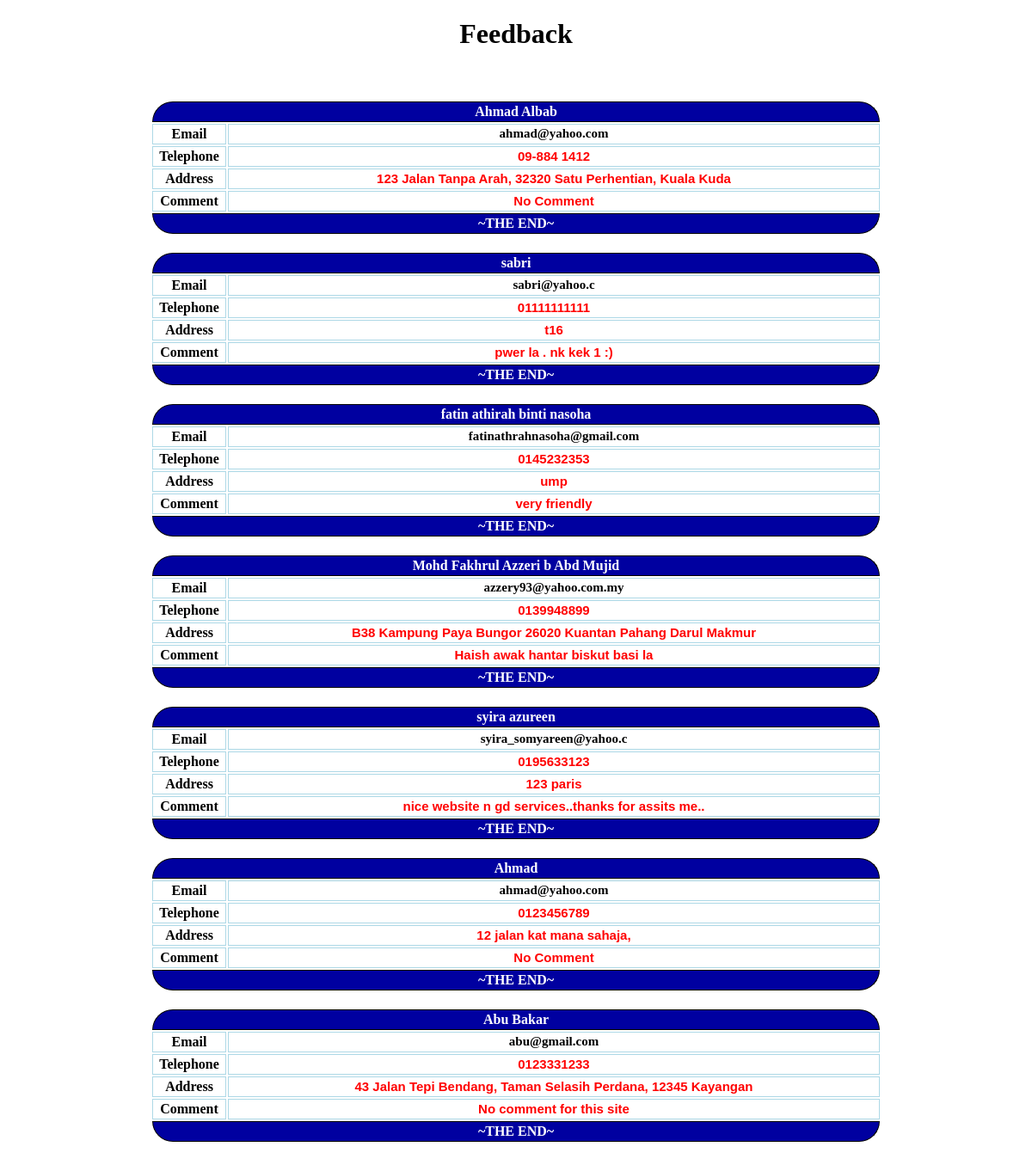
Screenshot of /custspace/user/feedback-view.php with the database file from the repository.
### tables this page shows
CREATE TABLE IF NOT EXISTS `feedback` (
  `feed_id` int(11) NOT NULL AUTO_INCREMENT,
  `feed_fullname` varchar(50) NOT NULL,
  `feed_email` varchar(30) NOT NULL,
  `feed_telephone` varchar(15) NOT NULL,
  `feed_address` text NOT NULL,
  `feed_comment` text NOT NULL,
  PRIMARY KEY (`feed_id`)
);

### custspace/user/feedback-view.php (the view, shortened to what this page needs)
<!DOCTYPE html PUBLIC "-//W3C//DTD XHTML 1.0 Transitional//EN" "http://www.w3.org/TR/xhtml1/DTD/xhtml1-transitional.dtd">
<html xmlns="http://www.w3.org/1999/xhtml">
<head>
</head>
<body>
<div align="center">
	<h1 align="center">Feedback</h1>
<br />
<br />
		<?php
			$result=mysql_query("SELECT * FROM feedback") or die("SELECT * FROM feedback"."<br/><br/>".mysql_error());
			while($row=mysql_fetch_array($result)){
		?>
	<table border="0" cellpadding="2px" id="menu-form">
		<tr>
			<td colspan="2"  id="title">
				<?php echo $row['feed_fullname']; ?>
			</td>
		</tr>
		<tr>
			<td class="label">
				Email
			</td>
			<td class="input-section">
				<span id="list_name"><?php echo $row['feed_email']?></span>
			</td>
		</tr>
		<tr>
			<td class="label">
				Telephone
			</td>
			<td class="input-section">
				<span id="list_price"><?php echo $row['feed_telephone']?></span>
			</td>
		</tr>
		<tr>
			<td class="label">
				Address
			</td>
			<td class="input-section">
				<span id="list_price"><?php echo $row['feed_address']?></span>
			</td>
		</tr>
		<tr>
			<td class="label">
				Comment
			</td>
			<td class="input-section">
				<span id="list_price"><?php echo $row['feed_comment']?></span>
			</td>
		</tr>
		<tr>
			<td colspan="3" id="footer">
				~THE END~
			</td>
		</tr>
    </table>
	<br />
	       <?php } ?>
	</div>
</body>
</html>

### custspace/user/feedback-view.php (style rules this page uses)
#menu-form { text-align: center; width: 850px; }
#list_name { font-family: Verdana; font-size: 15px; }
#list_price { font-family: Arial; font-size: 15px; color: red; }
#title { color: #FFFFFF; font-family: Arial Black; font-weight: bold; background-color: #0000A0; border: 1px solid #000000; border-top-right-radius: 35px; border-top-left-radius: 35px; }
.input-section, .label { background-color: #FFFFFF; font-weight: bold; }
.label { font-weight: bold; width: 80px; }
#footer { color: #FFFFFF; font-family: Arial Black; font-weight: bold; background-color: #0000A0; border: 1px solid #000000; border-bottom-right-radius: 35px; border-bottom-left-radius: 35px; }
td { border: 1px solid #ADD8E6; }

### rows the page displays
feedback: feed_fullname "Ahmad Albab", feed_email "ahmad@yahoo.com", feed_telephone "09-884 1412", feed_address "123 Jalan Tanpa Arah, 32320 Satu Perhentian, Kuala Kuda", feed_comment "No Comment"
feedback: feed_fullname "sabri", feed_email "sabri@yahoo.c", feed_telephone "01111111111", feed_address "t16", feed_comment "pwer la . nk kek 1 :)"
feedback: feed_fullname "fatin athirah binti nasoha", feed_email "fatinathrahnasoha@gmail.com", feed_telephone "0145232353", feed_address "ump", feed_comment "very friendly"
feedback: feed_fullname "Mohd Fakhrul Azzeri b Abd Mujid", feed_email "azzery93@yahoo.com.my", feed_telephone "0139948899", feed_address "B38 Kampung Paya Bungor 26020 Kuantan Pahang Darul Makmur", feed_comment "Haish awak hantar biskut basi la"
feedback: feed_fullname "syira azureen", feed_email "syira_somyareen@yahoo.c", feed_telephone "0195633123", feed_address "123 paris", feed_comment "nice website n gd services..thanks for assits me.."
feedback: feed_fullname "Ahmad", feed_email "ahmad@yahoo.com", feed_telephone "0123456789", feed_address "12 jalan kat mana sahaja,", feed_comment "No Comment"
feedback: feed_fullname "Abu Bakar", feed_email "abu@gmail.com", feed_telephone "0123331233", feed_address "43 Jalan Tepi Bendang, Taman Selasih Perdana, 12345 Kayangan", feed_comment "No comment for this site"
